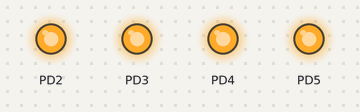
The program below on a simulated ATmega328P, built with avr-gcc and emulated at 16 MHz. Parts: output pins drawn as LEDs (lit = HIGH).

Above: at 0.2 s.
At 1.7 s:
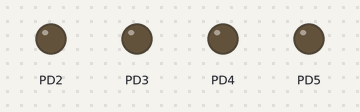
Timing chart, 0 to 3.0 s (numbered marks = the images above):
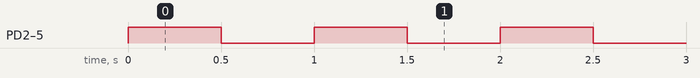

Measured:
- by itself, PD2–5: alternates HIGH for 0.50 s and LOW for 0.50 s

The program:

main.c
```c
/*
 * Four Blinking LEDs
 * Board: Arduino Uno R3
 * MCU: ATmega328P
 * Toolchain: AVR-GCC
 *
 * Bare-metal AVR C. No Arduino framework functions are used.
 * Independently rewritten from the concepts studied in "Simply AVR".
 */

#define F_CPU 16000000UL

#include <avr/io.h>
#include <util/delay.h>

#define LED_MASK ((1U << PD2) | (1U << PD3) | (1U << PD4) | (1U << PD5))

int main(void)
{
    DDRD |= LED_MASK;    // Arduino D2-D5 as outputs

    while (1)
    {
        PORTD |= LED_MASK;
        _delay_ms(500);

        PORTD &= (uint8_t)~LED_MASK;
        _delay_ms(500);
    }
}
```
